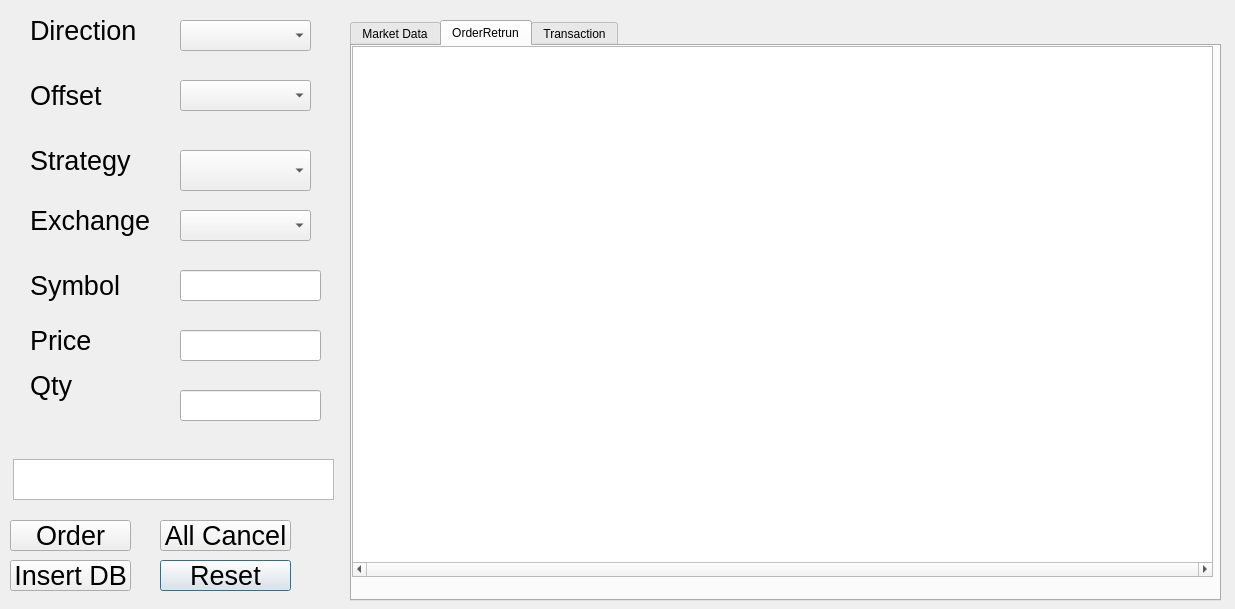
<?xml version="1.0" encoding="UTF-8"?>
<ui version="4.0">
 <class>CreateDlg</class>
 <widget class="QDialog" name="CreateDlg">
  <property name="geometry">
   <rect>
    <x>0</x>
    <y>0</y>
    <width>1235</width>
    <height>609</height>
   </rect>
  </property>
  <property name="windowTitle">
   <string>Dialog</string>
  </property>
  <widget class="QPushButton" name="pb_reset">
   <property name="geometry">
    <rect>
     <x>160</x>
     <y>560</y>
     <width>131</width>
     <height>31</height>
    </rect>
   </property>
   <property name="font">
    <font>
     <pointsize>20</pointsize>
    </font>
   </property>
   <property name="text">
    <string>Reset</string>
   </property>
  </widget>
  <widget class="QLabel" name="label_strg">
   <property name="geometry">
    <rect>
     <x>30</x>
     <y>140</y>
     <width>131</width>
     <height>41</height>
    </rect>
   </property>
   <property name="font">
    <font>
     <pointsize>20</pointsize>
    </font>
   </property>
   <property name="text">
    <string>Strategy</string>
   </property>
  </widget>
  <widget class="QComboBox" name="cb_Dir">
   <property name="geometry">
    <rect>
     <x>180</x>
     <y>20</y>
     <width>131</width>
     <height>31</height>
    </rect>
   </property>
   <property name="font">
    <font>
     <pointsize>20</pointsize>
    </font>
   </property>
  </widget>
  <widget class="QLabel" name="label_qty">
   <property name="geometry">
    <rect>
     <x>30</x>
     <y>370</y>
     <width>81</width>
     <height>31</height>
    </rect>
   </property>
   <property name="font">
    <font>
     <pointsize>20</pointsize>
    </font>
   </property>
   <property name="text">
    <string>Qty</string>
   </property>
  </widget>
  <widget class="QLabel" name="label_offset">
   <property name="geometry">
    <rect>
     <x>30</x>
     <y>80</y>
     <width>121</width>
     <height>31</height>
    </rect>
   </property>
   <property name="font">
    <font>
     <pointsize>20</pointsize>
    </font>
   </property>
   <property name="text">
    <string>Offset</string>
   </property>
  </widget>
  <widget class="QLineEdit" name="le_price">
   <property name="geometry">
    <rect>
     <x>180</x>
     <y>330</y>
     <width>141</width>
     <height>31</height>
    </rect>
   </property>
   <property name="font">
    <font>
     <pointsize>20</pointsize>
    </font>
   </property>
  </widget>
  <widget class="QLabel" name="label_exch">
   <property name="geometry">
    <rect>
     <x>30</x>
     <y>200</y>
     <width>141</width>
     <height>41</height>
    </rect>
   </property>
   <property name="font">
    <font>
     <pointsize>20</pointsize>
    </font>
   </property>
   <property name="text">
    <string>Exchange</string>
   </property>
  </widget>
  <widget class="QComboBox" name="cb_strg">
   <property name="geometry">
    <rect>
     <x>180</x>
     <y>150</y>
     <width>131</width>
     <height>41</height>
    </rect>
   </property>
   <property name="font">
    <font>
     <pointsize>20</pointsize>
    </font>
   </property>
  </widget>
  <widget class="QLabel" name="label_price">
   <property name="geometry">
    <rect>
     <x>30</x>
     <y>320</y>
     <width>91</width>
     <height>41</height>
    </rect>
   </property>
   <property name="font">
    <font>
     <pointsize>20</pointsize>
    </font>
   </property>
   <property name="text">
    <string>Price</string>
   </property>
  </widget>
  <widget class="QLineEdit" name="le_symbol">
   <property name="geometry">
    <rect>
     <x>180</x>
     <y>270</y>
     <width>141</width>
     <height>31</height>
    </rect>
   </property>
   <property name="font">
    <font>
     <pointsize>20</pointsize>
    </font>
   </property>
  </widget>
  <widget class="QLabel" name="label_dir">
   <property name="geometry">
    <rect>
     <x>30</x>
     <y>10</y>
     <width>121</width>
     <height>41</height>
    </rect>
   </property>
   <property name="font">
    <font>
     <pointsize>20</pointsize>
    </font>
   </property>
   <property name="text">
    <string>Direction</string>
   </property>
  </widget>
  <widget class="QPushButton" name="pb_order">
   <property name="geometry">
    <rect>
     <x>10</x>
     <y>520</y>
     <width>121</width>
     <height>31</height>
    </rect>
   </property>
   <property name="font">
    <font>
     <pointsize>20</pointsize>
    </font>
   </property>
   <property name="text">
    <string>Order</string>
   </property>
  </widget>
  <widget class="QComboBox" name="cb_exch">
   <property name="geometry">
    <rect>
     <x>180</x>
     <y>210</y>
     <width>131</width>
     <height>31</height>
    </rect>
   </property>
   <property name="font">
    <font>
     <pointsize>20</pointsize>
    </font>
   </property>
  </widget>
  <widget class="QLabel" name="label_symbol">
   <property name="geometry">
    <rect>
     <x>30</x>
     <y>270</y>
     <width>111</width>
     <height>31</height>
    </rect>
   </property>
   <property name="font">
    <font>
     <pointsize>20</pointsize>
    </font>
   </property>
   <property name="text">
    <string>Symbol</string>
   </property>
  </widget>
  <widget class="QComboBox" name="cb_offset">
   <property name="geometry">
    <rect>
     <x>180</x>
     <y>80</y>
     <width>131</width>
     <height>31</height>
    </rect>
   </property>
   <property name="font">
    <font>
     <pointsize>20</pointsize>
    </font>
   </property>
  </widget>
  <widget class="QLineEdit" name="le_qty">
   <property name="geometry">
    <rect>
     <x>180</x>
     <y>390</y>
     <width>141</width>
     <height>31</height>
    </rect>
   </property>
   <property name="font">
    <font>
     <pointsize>20</pointsize>
    </font>
   </property>
  </widget>
  <widget class="QTabWidget" name="CtrTab">
   <property name="geometry">
    <rect>
     <x>350</x>
     <y>20</y>
     <width>871</width>
     <height>581</height>
    </rect>
   </property>
   <property name="currentIndex">
    <number>1</number>
   </property>
   <widget class="QWidget" name="tab">
    <attribute name="title">
     <string>Market Data</string>
    </attribute>
    <widget class="QTableWidget" name="HqTable">
     <property name="geometry">
      <rect>
       <x>0</x>
       <y>0</y>
       <width>861</width>
       <height>531</height>
      </rect>
     </property>
     <property name="horizontalScrollBarPolicy">
      <enum>Qt::ScrollBarAlwaysOn</enum>
     </property>
     <attribute name="horizontalHeaderCascadingSectionResizes">
      <bool>true</bool>
     </attribute>
     <attribute name="verticalHeaderCascadingSectionResizes">
      <bool>true</bool>
     </attribute>
    </widget>
   </widget>
   <widget class="QWidget" name="tab_2">
    <attribute name="title">
     <string>OrderRetrun</string>
    </attribute>
    <widget class="QTableWidget" name="WtTable">
     <property name="geometry">
      <rect>
       <x>0</x>
       <y>0</y>
       <width>861</width>
       <height>531</height>
      </rect>
     </property>
     <property name="horizontalScrollBarPolicy">
      <enum>Qt::ScrollBarAlwaysOn</enum>
     </property>
     <property name="selectionMode">
      <enum>QAbstractItemView::SingleSelection</enum>
     </property>
    </widget>
   </widget>
   <widget class="QWidget" name="tab_3">
    <attribute name="title">
     <string>Transaction</string>
    </attribute>
    <widget class="QTableWidget" name="CjTable">
     <property name="geometry">
      <rect>
       <x>0</x>
       <y>0</y>
       <width>861</width>
       <height>541</height>
      </rect>
     </property>
    </widget>
   </widget>
  </widget>
  <widget class="QTextEdit" name="te_log">
   <property name="geometry">
    <rect>
     <x>13</x>
     <y>459</y>
     <width>321</width>
     <height>41</height>
    </rect>
   </property>
  </widget>
  <widget class="QPushButton" name="pb_db">
   <property name="geometry">
    <rect>
     <x>10</x>
     <y>560</y>
     <width>121</width>
     <height>31</height>
    </rect>
   </property>
   <property name="font">
    <font>
     <pointsize>20</pointsize>
    </font>
   </property>
   <property name="text">
    <string>Insert DB</string>
   </property>
  </widget>
  <widget class="QPushButton" name="pb_cancel">
   <property name="geometry">
    <rect>
     <x>160</x>
     <y>520</y>
     <width>131</width>
     <height>31</height>
    </rect>
   </property>
   <property name="font">
    <font>
     <pointsize>20</pointsize>
    </font>
   </property>
   <property name="text">
    <string>All Cancel</string>
   </property>
  </widget>
 </widget>
 <resources/>
 <connections/>
</ui>
